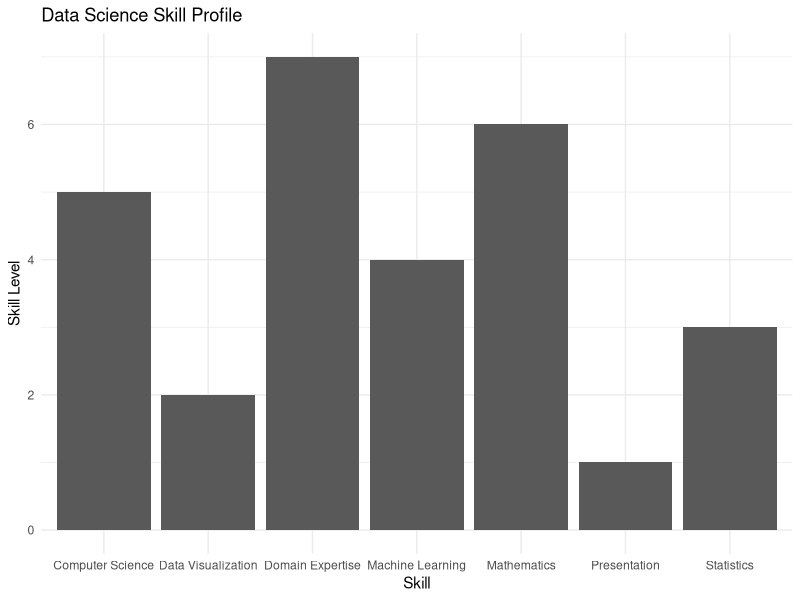
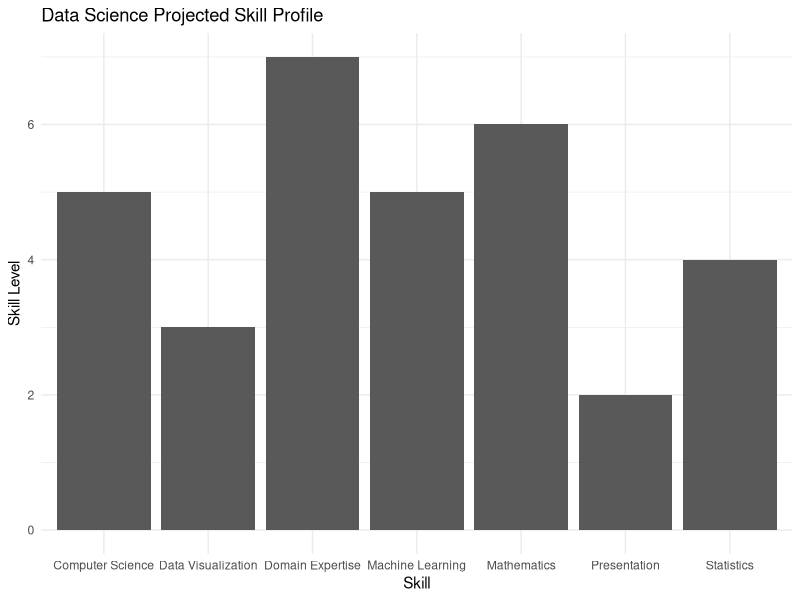
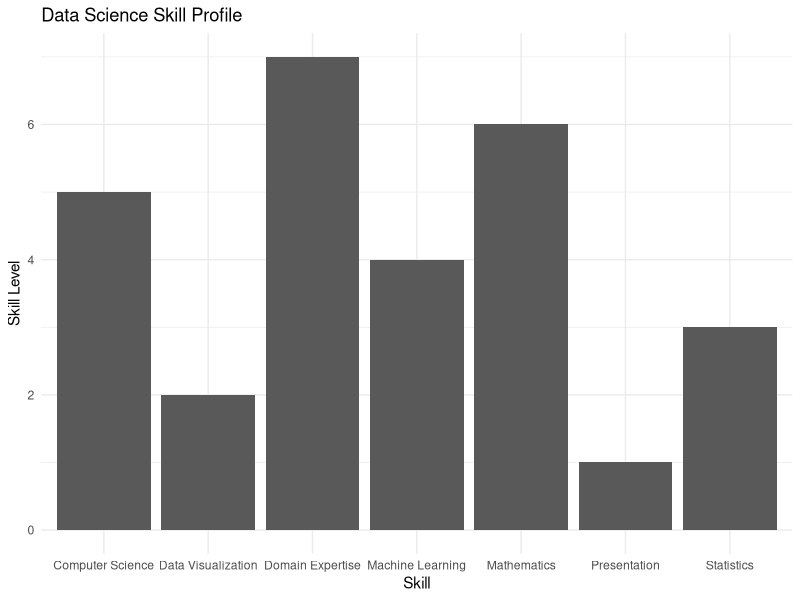
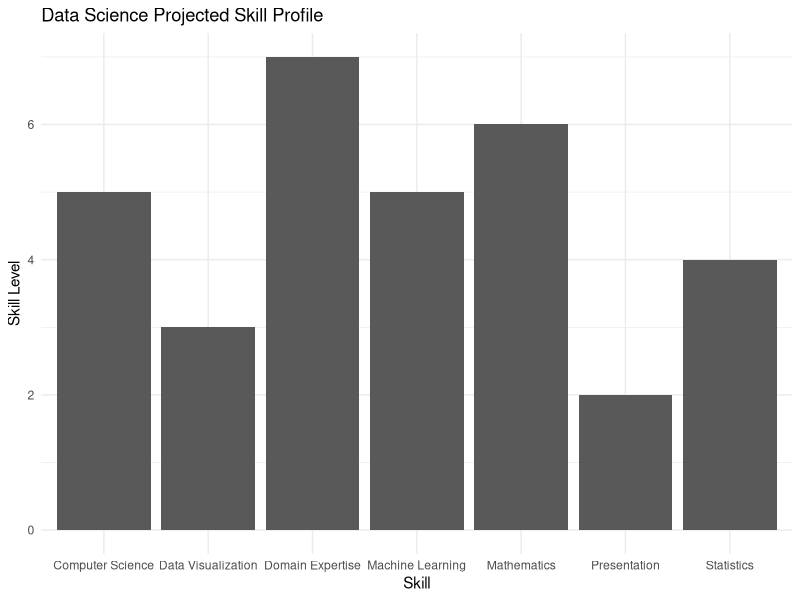

The R source for these figures, in order:
library(ggplot2)

cs <- 5
math <- 6
stat <- 3
ml <- 4
dom <- 7
dvis <- 2
com <- 1

skills <- data.frame(
  skill = c("Computer Science", "Mathematics", "Statistics", "Machine Learning", "Domain Expertise", "Data Visualization", "Presentation"),
  level = c(cs, math, stat, ml, dom, dvis, com))

print(
  ggplot(skills, aes(x = skill, y = level)) +
    geom_col() +
    labs(
      title = "Data Science Skill Profile",
      x = "Skill",
      y = "Skill Level") +
    theme_minimal())

ggsave('data_science_skill_profile.png')

# Projected Profile
cs <- 5
math <- 6
stat <- 4
ml <- 5
dom <- 7
dvis <- 3
com <- 2

projected_skills <- data.frame(
  skill = c("Computer Science", "Mathematics", "Statistics", "Machine Learning", "Domain Expertise", "Data Visualization", "Presentation"),
  level = c(cs, math, stat, ml, dom, dvis, com))

print(
  ggplot(projected_skills, aes(x = skill, y = level)) +
    geom_col() +
    labs(
      title = "Data Science Projected Skill Profile",
      x = "Skill",
      y = "Skill Level") +
    theme_minimal())

ggsave('data_science_projected_skill_profile.png')
